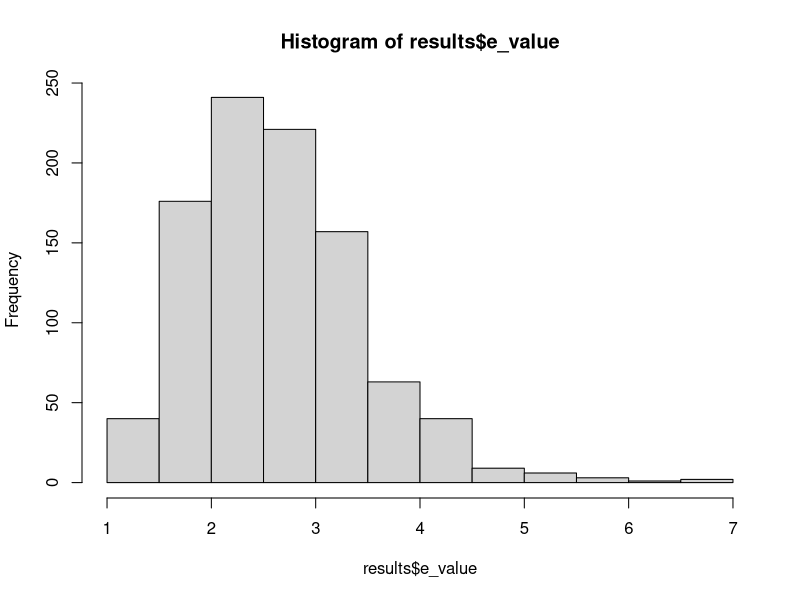

This chart was generated by the following R code:
# Simulation Study
# 15.12.2024
# Ermioni Athanasiadi

library(tidyverse)
library(ggplot2)


# Step 1: Generate Data for sensitivity analysis with e-value

set.seed(456)

sim <- 1000  # number of simulations
N <- 100  # sample size per simulation

# Coefficients
beta0 <- 0.1
beta1 <- 0.7  # Coefficient for treatment (X)
beta_ux <- 0.8  # Coefficient for confounder (U) on X
beta2 <- 1.9  # Coefficient for confounder (U) on Y

results <- data.frame(
  sim = integer(sim),
  coef_x = numeric(sim),
  coef_x_u = numeric(sim),
  rr = numeric(sim),
  e_value = numeric(sim)
)

for (i in 1:sim) {
  # Unmeasured confounder U
  u <- rbinom(N, 1, 0.5)
  
  # treatment X based on U
  prob_x <- plogis(beta_ux * u)
  x <- rbinom(N, 1, prob_x)
  
  # Binary outcome Y based on X, U, and random error
  error <- rnorm(N)
  y_prob <- plogis(beta0 + beta1 * x + beta2 * u + error)
  y <- rbinom(N, 1, prob = y_prob)
  
  df <- data.frame(id = 1:N, x, y, y_prob, u)
  
  m1 <- glm(y ~ x, data = df, family = "binomial")  # Without U
  m2 <- glm(y ~ x + u, data = df, family = "binomial")  # With U
  
  cont_tab <- table(df$y, df$x)
  A <- cont_tab[1]
  B <- cont_tab[3]
  C <- cont_tab[2]
  D <- cont_tab[4]
  
  # Compute relative risk (RR)
  RR <- (A / (A + B)) / (C / (C + D))
  # RR for E-value: assumed to be equivalent between U = 0 and U = 1
  
  # results
  results[i, ] <- c(
    sim = i,
    coef_x = coef(m1)["x"],  # Coefficient for X without U
    coef_x_u = coef(m2)["x"],  # Coefficient for X with U
    rr = RR,  # Relative risk
    e_value = RR + sqrt(RR * (RR-1))
  )
}

# look at results
summary(results)
hist(results$e_value)


# Average estimates
mean_coef_x <- mean(results$coef_x)
mean_coef_x_u <- mean(results$coef_x_u)
mean_rr <- mean(results$rr)
mean_e_value <- mean(results$e_value, na.rm = T)  # 18 NAs, negative sqrt

# ATE for binary data?

### Determine what to vary
# strength of confounder
# type of confounder: binary, categorical, continuous
# sample size


# Add Measured covariates 
gender <- rbinom(N, 1, 0.55)
age <- sample(18:55, N, replace = T)
edu <- rbinom(N, 1, 0.5)


# Step 2: Account for unmeasured confounding using IV (instrumental variable)

# Dataset with variable correlated with X but not y
iv <- rbinom(N, 1, prob_x)

# Step 3: Account for unmeasured confounding using DiD

# repeated measured data structure

df$post <- 0
# df <- df %>% mutate(id=row_number())
df2 <- df %>% mutate(post=1)
df <- rbind(df, df2)



